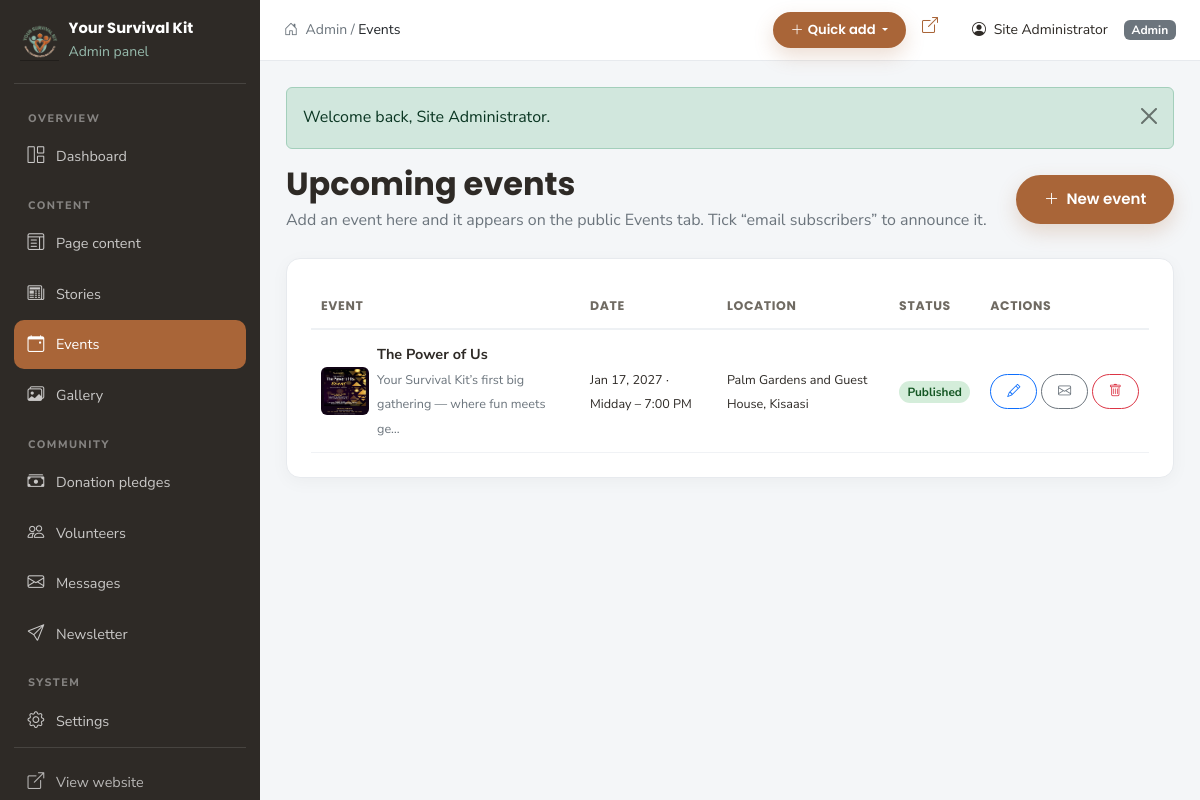
The page /admin/events.php (signed in) on the database its author committed.
### tables this page shows
CREATE TABLE IF NOT EXISTS events (
  id          INT UNSIGNED AUTO_INCREMENT PRIMARY KEY,
  title       VARCHAR(180) NOT NULL,
  description TEXT,
  event_date  DATE NOT NULL,
  event_time  VARCHAR(60) DEFAULT NULL,
  location    VARCHAR(180) DEFAULT NULL,
  image       VARCHAR(255) DEFAULT NULL,
  status      ENUM('draft','published') NOT NULL DEFAULT 'published',
  created_at  TIMESTAMP NOT NULL DEFAULT CURRENT_TIMESTAMP,
  updated_at  TIMESTAMP NOT NULL DEFAULT CURRENT_TIMESTAMP ON UPDATE CURRENT_TIMESTAMP,
  KEY idx_date (event_date),
  KEY idx_status (status)
);

### includes/config.php (called while the page is built, shortened)
<?php
function url(string $path = ''): string
{
    return BASE_URL . ltrim($path, '/');
}
function asset(string $path): string
{
    return url('assets/' . ltrim($path, '/'));
}

### includes/auth.php (called while the page is built, shortened)
<?php
require_once __DIR__ . '/functions.php';
function current_admin(): array
{
    global $pdo;
    $stmt = $pdo->prepare('SELECT id, name, email, role FROM admin_users WHERE id = ? LIMIT 1');
    $stmt->execute([$_SESSION['admin_id'] ?? 0]);
    $admin = $stmt->fetch() ?: ['id' => 0, 'name' => 'Administrator', 'email' => '', 'role' => 'admin'];
    return $admin;
}

### admin/events.php (the view, shortened to what this page needs)
<?php
$adminActive = 'events.php';
$pageTitle   = 'Events';
require_once dirname(__DIR__) . '/includes/auth.php';
$action = $_GET['action'] ?? 'list';
require_once __DIR__ . '/includes/header.php';
$event = [
    'id' => 0, 'title' => '', 'description' => '', 'event_date' => date('Y-m-d'),
    'event_time' => '', 'location' => '', 'image' => null, 'status' => 'published',
];
if ($action === 'new' || $action === 'edit'): ?>
  <div class="d-flex justify-content-between align-items-center mb-4">
    <h2><?= $action === 'edit' ? 'Edit event' : 'New event' ?></h2>
    <a href="<?= e(url('admin/events.php')) ?>" class="btn btn-outline-secondary btn-sm"><i class="bi bi-arrow-left me-1"></i> All events</a>
  </div>
  <form method="post" action="<?= e(url('admin/events.php')) ?>" enctype="multipart/form-data" class="admin-card">
    <?php csrf_field(); ?>
    <input type="hidden" name="do" value="save">
    <input type="hidden" name="id" value="<?= (int) $event['id'] ?>">
    <div class="row g-3">
      <div class="col-lg-8">
        <label class="form-label" for="title">Event title *</label>
        <input class="form-control" id="title" name="title" value="<?= e($_POST['title'] ?? $event['title']) ?>" required>
      </div>
      <div class="col-md-4">
        <label class="form-label" for="status">Status</label>
        <select class="form-select" id="status" name="status">
          <option value="published" <?= ($_POST['status'] ?? $event['status']) === 'published' ? 'selected' : '' ?>>Published</option>
          <option value="draft" <?= ($_POST['status'] ?? $event['status']) === 'draft' ? 'selected' : '' ?>>Draft</option>
        </select>
      </div>
      <div class="col-md-4">
        <label class="form-label" for="event_date">Date *</label>
        <input type="date" class="form-control" id="event_date" name="event_date" value="<?= e($_POST['event_date'] ?? $event['event_date']) ?>" required>
      </div>
      <div class="col-md-4">
        <label class="form-label" for="event_time">Time <small class="text-secondary">(optional)</small></label>
        <input class="form-control" id="event_time" name="event_time" value="<?= e($_POST['event_time'] ?? $event['event_time']) ?>" placeholder="e.g. 10:00am">
      </div>
      <div class="col-md-4">
        <label class="form-label" for="location">Location</label>
        <input class="form-control" id="location" name="location" value="<?= e($_POST['location'] ?? $event['location']) ?>" placeholder="Leave blank if shared privately">
      </div>
      <div class="col-12">
        <label class="form-label" for="description">What is happening?</label>
        <textarea class="form-control" id="description" name="description" rows="5"><?= e($_POST['description'] ?? $event['description']) ?></textarea>
      </div>
      <div class="col-md-6">
        <label class="form-label" for="image">Event image</label>
        <input type="file" class="form-control" id="image" name="image" accept="image/*" data-preview="#imagePreview">
        <img id="imagePreview" src="<?= e($event['image'] ? UPLOAD_URL . rawurlencode($event['image']) : asset('img/outreach/outreach-09.jpg')) ?>" alt="Preview" class="mt-2 rounded" style="max-height:140px;<?= $event['image'] ? '' : 'display:none' ?>">
      </div>
      <div class="col-md-6">
        <div class="form-check mt-4">
          <input class="form-check-input" type="checkbox" id="notify" name="notify" value="1" <?= $action === 'new' ? 'checked' : '' ?>>
          <label class="form-check-label" for="notify">Email confirmed subscribers about this new event</label>
        </div>
        <small class="text-secondary">Only works for a newly created, published event. Existing subscribers who have verified their email will receive the update.</small>
      </div>
    </div>
    <div class="mt-4 d-flex gap-2">
      <button class="btn btn-ys" type="submit"><i class="bi bi-check2 me-1"></i> Save event</button>
      <a href="<?= e(url('admin/events.php')) ?>" class="btn btn-outline-secondary">Cancel</a>
    </div>
  </form>
<?php else:
    $all = $pdo->query('SELECT * FROM events ORDER BY event_date ASC, id DESC')->fetchAll();
?>
  <div class="d-flex flex-wrap justify-content-between align-items-center mb-4 gap-2">
    <div><h2 class="mb-1">Upcoming events</h2><p class="text-secondary mb-0">Add an event here and it appears on the public Events tab. Tick “email subscribers” to announce it.</p></div>
    <a href="<?= e(url('admin/events.php?action=new')) ?>" class="btn btn-ys"><i class="bi bi-plus-lg me-1"></i> New event</a>
  </div>
  <div class="admin-card">
    <?php if ($all): ?>
      <div class="table-responsive">
        <table class="admin-table">
          <thead><tr><th>Event</th><th>Date</th><th>Location</th><th>Status</th><th>Actions</th></tr></thead>
          <tbody>
            <?php foreach ($all as $ev): ?>
              <tr>
                <td>
                  <div class="d-flex align-items-center gap-2">
                    <?php if ($ev['image']): ?><img src="<?= e(image_src($ev['image'])) ?>" class="table-img" alt=""><?php endif; ?>
                    <div><strong><?= e($ev['title']) ?></strong><br><small class="text-secondary"><?= e(excerpt($ev['description'] ?? '', 60)) ?></small></div>
                  </div>
                </td>
                <td><small><?= e(date('M j, Y', strtotime($ev['event_date']))) ?><?= $ev['event_time'] ? ' · ' . e($ev['event_time']) : '' ?></small></td>
                <td><small><?= e($ev['location'] ?: 'Shared privately') ?></small></td>
                <td>
                  <span class="status-pill status-<?= e($ev['status']) ?>"><?= e(ucfirst($ev['status'])) ?></span>
                </td>
                <td class="text-nowrap">
                  <a class="btn btn-sm btn-outline-primary" href="<?= e(url('admin/events.php?action=edit&id=' . (int) $ev['id'])) ?>" title="Edit"><i class="bi bi-pencil"></i></a>
                  <?php if ($ev['status'] === 'published'): ?>
                    <form method="post" action="<?= e(url('admin/events.php')) ?>" class="d-inline" data-confirm="Email this event to all confirmed subscribers?">
                      <button class="btn btn-sm btn-outline-secondary" title="Email subscribers about this event"><i class="bi bi-envelope"></i></button>
                    </form>
                  <?php endif; ?>
                  <form method="post" action="<?= e(url('admin/events.php')) ?>" class="d-inline" data-confirm="Delete this event?">
                    <button class="btn btn-sm btn-outline-danger"><i class="bi bi-trash"></i></button>
                  </form>
                </td>
              </tr>
            <?php endforeach; ?>
          </tbody>
        </table>
      </div>
    <?php else: ?>
      <p class="text-secondary mb-0">No events yet. Click <strong>New event</strong> to add the one you mentioned.</p>
    <?php endif; ?>
  </div>
<?php endif; ?>
<?php require_once __DIR__ . '/includes/footer.php'; ?>

### admin/includes/header.php (shortened to what this page needs)
<?php
require_once dirname(__DIR__) . '/../includes/auth.php';
$admin       = current_admin();
$adminActive = $adminActive ?? '';
$menu = [
  ['label' => 'Overview', 'items' => [
    ['key' => '',            'icon' => 'bi-grid-1x2',      'label' => 'Dashboard',         'title' => 'Dashboard overview'],
  ]],
  ['label' => 'Content', 'items' => [
    ['key' => 'content.php', 'icon' => 'bi-layout-text-window', 'label' => 'Page content',  'title' => 'Edit headings, text and section photos'],
    ['key' => 'news.php',    'icon' => 'bi-newspaper',     'label' => 'Stories',           'title' => 'Add, edit and delete news stories'],
    ['key' => 'events.php',  'icon' => 'bi-calendar-event','label' => 'Events',            'title' => 'Add, edit, delete and announce events'],
    ['key' => 'gallery.php', 'icon' => 'bi-images',        'label' => 'Gallery',           'title' => 'Add, edit, reorder and publish photos'],
  ]],
  ['label' => 'Community', 'items' => [
    ['key' => 'donations.php',   'icon' => 'bi-cash-stack', 'label' => 'Donation pledges', 'title' => 'Review, confirm and delete donation pledges'],
    ['key' => 'volunteers.php',  'icon' => 'bi-people',     'label' => 'Volunteers',       'title' => 'Review and update volunteer applications'],
    ['key' => 'messages.php',    'icon' => 'bi-envelope',   'label' => 'Messages',         'title' => 'Read, reply to and delete messages'],
    ['key' => 'subscribers.php', 'icon' => 'bi-send',       'label' => 'Newsletter',       'title' => 'Add, verify and remove subscribers'],
  ]],
  ['label' => 'System', 'items' => [
    ['key' => 'settings.php', 'icon' => 'bi-gear', 'label' => 'Settings', 'title' => 'Contact details, email delivery, stats and password'],
  ]],
];
?>
<!doctype html>
<html lang="en">
<head>
  <link href="https://cdn.jsdelivr.net/npm/bootstrap@5.3.3/dist/css/bootstrap.min.css" rel="stylesheet">
  <link href="https://cdn.jsdelivr.net/npm/bootstrap-icons@1.11.3/font/bootstrap-icons.min.css" rel="stylesheet">
  <link href="<?= e(asset('css/style.css') . '?v=20261128b') ?>" rel="stylesheet">
</head>
<body class="admin-body">
<aside class="admin-sidebar" id="adminSidebar" aria-label="Admin menu">
  <div class="brand">
    <img src="<?= e(asset('img/logo.png')) ?>" alt="Logo">
    <div class="flex-grow-1">
      <strong>Your Survival Kit</strong>
      <small style="color:var(--ys-green)">Admin panel</small>
    </div>
  </div>
  <nav class="admin-nav">
    <ul class="nav flex-column">
      <?php foreach ($menu as $group): ?>
        <li class="admin-nav-group"><?= e($group['label']) ?></li>
        <?php foreach ($group['items'] as $item): ?>
          <?php
          $href   = $item['key'] ?: 'index.php';
          $active = ($adminActive === $item['key']) ? ' active' : '';
          ?>
          <li class="nav-item">
            <a class="nav-link<?= $active ?>" href="<?= e(url('admin/' . $href)) ?>" title="<?= e($item['title']) ?>">
              <i class="bi <?= e($item['icon']) ?>"></i>
              <span><?= e($item['label']) ?></span>
            </a>
          </li>
        <?php endforeach; ?>
      <?php endforeach; ?>
    </ul>
  </nav>
  <div class="admin-sidebar-foot">
    <a class="nav-link" href="<?= e(url()) ?>" target="_blank" rel="noopener"><i class="bi bi-box-arrow-up-right"></i> View website</a>
  </div>
</aside>
<div class="admin-main">
  <header class="admin-topbar">
    <div class="d-flex align-items-center min-w-0">
      <span class="text-secondary small admin-breadcrumb">
        <i class="bi bi-house-door me-1"></i> Admin / <span class="text-dark"><?= e($pageTitle ?? 'Dashboard') ?></span>
      </span>
    </div>
    <div class="d-flex align-items-center gap-2 gap-md-3">
      <div class="dropdown">
        <button class="btn btn-ys btn-sm dropdown-toggle" type="button" id="adminQuickAdd"
                data-bs-toggle="dropdown" aria-expanded="false" aria-label="Quick add">
          <i class="bi bi-plus-lg me-md-1"></i><span class="d-none d-md-inline">Quick add</span>
        </button>
      </div>
      <a class="admin-top-icon d-none d-sm-inline" href="<?= e(url()) ?>" target="_blank" rel="noopener" title="View website" aria-label="View website"><i class="bi bi-box-arrow-up-right"></i></a>
      <span class="small admin-user-name"><i class="bi bi-person-circle me-1"></i> <?= e($admin['name']) ?></span>
      <span class="badge bg-secondary admin-role"><?= e(ucfirst($admin['role'])) ?></span>
    </div>
  </header>
  <div class="admin-content">

### assets/css/style.css (style rules this page uses)
:root { --ys-brown: #a96538; --ys-brown-dark: #7c4526; --ys-green: #96baac; --ys-green-dark: #5c8577; --ys-ink: #2e2a26; --ys-muted: #6f6a62; --ys-cream: #faf6ee; --ys-sand: #f0e8db; --ys-gold: #e5b24b; --ys-white: #ffffff; --ys-radius: 14px; --ys-shadow: 0 14px 40px rgba(46, 42, 38, .09); --ys-font-head: 'Poppins', sans-serif; --ys-font-body: 'Nunito Sans', sans-serif; }
html { scroll-behavior: smooth; }
body { font-family: var(--ys-font-body); color: var(--ys-ink); background: var(--ys-white); font-size: 16px; line-height: 1.7; }
h1, h2, h3, h4, h5, h6 { font-family: var(--ys-font-head); font-weight: 700; color: var(--ys-ink); }
a { color: var(--ys-brown); text-decoration: none; transition: color .2s ease; }
img { max-width: 100%; }
.btn { border-radius: 50px; padding: .7rem 1.6rem; font-family: var(--ys-font-head); font-weight: 600; font-size: .94rem; }
.btn-ys { background: var(--ys-brown); color: #fff; border: 2px solid var(--ys-brown); box-shadow: 0 8px 20px rgba(169,101,56,.22); }
.btn-sm { padding: .4rem 1rem; font-size: .82rem; }
.admin-body { background: #f4f6f8; }
.admin-sidebar { width: 260px; position: fixed; inset: 0 auto 0 0; background: var(--ys-ink); color: #fff; padding: 20px 14px; overflow-y: auto; z-index: 1040; display: flex; flex-direction: column; }
.admin-sidebar .brand { display: flex; align-items: center; gap: 10px; padding: 0 6px 18px; border-bottom: 1px solid rgba(255,255,255,.12); margin-bottom: 12px; }
.admin-sidebar .brand img { height: 38px; width: auto; }
.admin-sidebar .brand strong { font-family: var(--ys-font-head); font-size: .92rem; line-height: 1.2; display: block; }
.admin-nav { flex: 1 1 auto; }
.admin-nav-group { color: rgba(255,255,255,.42); font-size: .68rem; font-weight: 800; text-transform: uppercase; letter-spacing: .14em; padding: 14px 14px 4px; }
.admin-sidebar .nav-link { color: rgba(255,255,255,.74); border-radius: 10px; padding: 10px 13px; margin-bottom: 2px; font-size: .9rem; display: flex; align-items: center; gap: 11px; }
.admin-sidebar .nav-link i { font-size: 1.05rem; width: 18px; text-align: center; }
.admin-sidebar .nav-link:hover, .admin-sidebar .nav-link.active { background: var(--ys-brown); color: #fff; }
.admin-sidebar-foot { border-top: 1px solid rgba(255,255,255,.12); padding-top: 10px; margin-top: auto; }
.admin-sidebar-foot .nav-link { color: rgba(255,255,255,.66); }
.admin-main { margin-left: 260px; min-height: 100vh; }
.admin-topbar { position: sticky; top: 0; z-index: 1030; background: #fff; padding: 12px 24px; border-bottom: 1px solid #e7eaee; display: flex; justify-content: space-between; align-items: center; gap: 12px; }
.admin-breadcrumb { white-space: nowrap; overflow: hidden; text-overflow: ellipsis; }
.admin-top-icon { display: inline-grid; place-items: center; width: 34px; height: 34px; border-radius: 9px; color: var(--ys-brown); text-decoration: none; }
.admin-content { padding: 26px; }
.admin-card { background: #fff; border: 1px solid #e7eaee; border-radius: 14px; padding: 24px; box-shadow: 0 4px 18px rgba(0,0,0,.04); margin-bottom: 24px; }
.admin-table { width: 100%; font-size: .9rem; }
.admin-table th { font-family: var(--ys-font-head); font-size: .78rem; text-transform: uppercase; letter-spacing: .05em; color: var(--ys-muted); border-bottom: 2px solid #eef1f4; padding: 12px 10px; }
.admin-table td { padding: 12px 10px; border-bottom: 1px solid #f0f2f5; vertical-align: middle; }
.table-img { width: 62px; height: 48px; object-fit: cover; border-radius: 6px; }
.status-pill { border-radius: 50px; padding: .25em .7em; font-size: .74rem; font-weight: 700; }
.status-published, .status-active, .status-joined, .status-read { background: #d4edda; color: #155724; }
html { -webkit-text-size-adjust: 100%; }
body { overflow-x: hidden; }

### rows shown on the page
events: image (picture), title "The Power of Us", description "Your Survival Kit’s first big gathering — where fun meets ge…", event_date "Jan 17, 2027", event_time "Midday – 7:00 PM", location "Palm Gardens and Guest House, Kisaasi", status "Published"

### other values the page prints
$group['label'] "OVERVIEW"
$item['label'] "Dashboard"
$group['label'] "CONTENT"
$item['label'] "Page content"
$item['label'] "Stories"
$item['label'] "Events"
$item['label'] "Gallery"
$group['label'] "COMMUNITY"
$item['label'] "Donation pledges"
$item['label'] "Volunteers"
$item['label'] "Messages"
$item['label'] "Newsletter"
$group['label'] "SYSTEM"
$item['label'] "Settings"
$pageTitle "Events"
